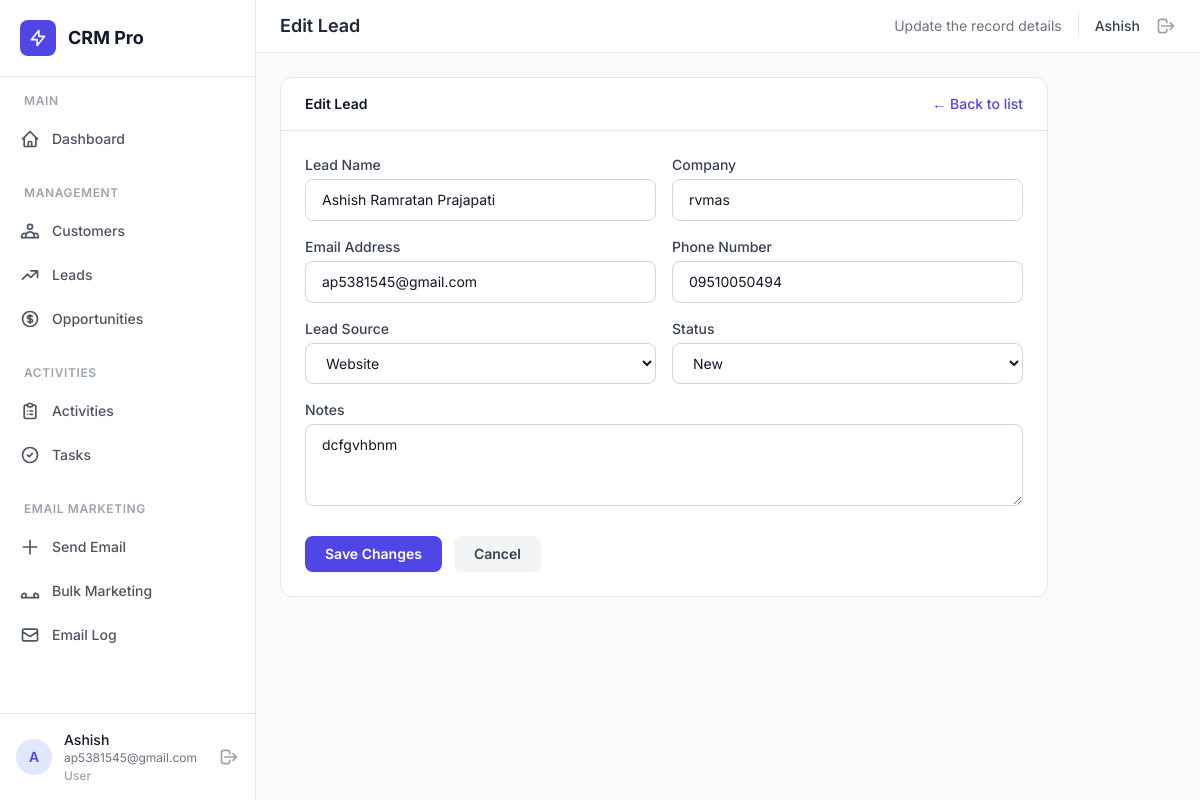
/crm/lead/1/edit/ (signed in), run on an earlier commit of the app's database.
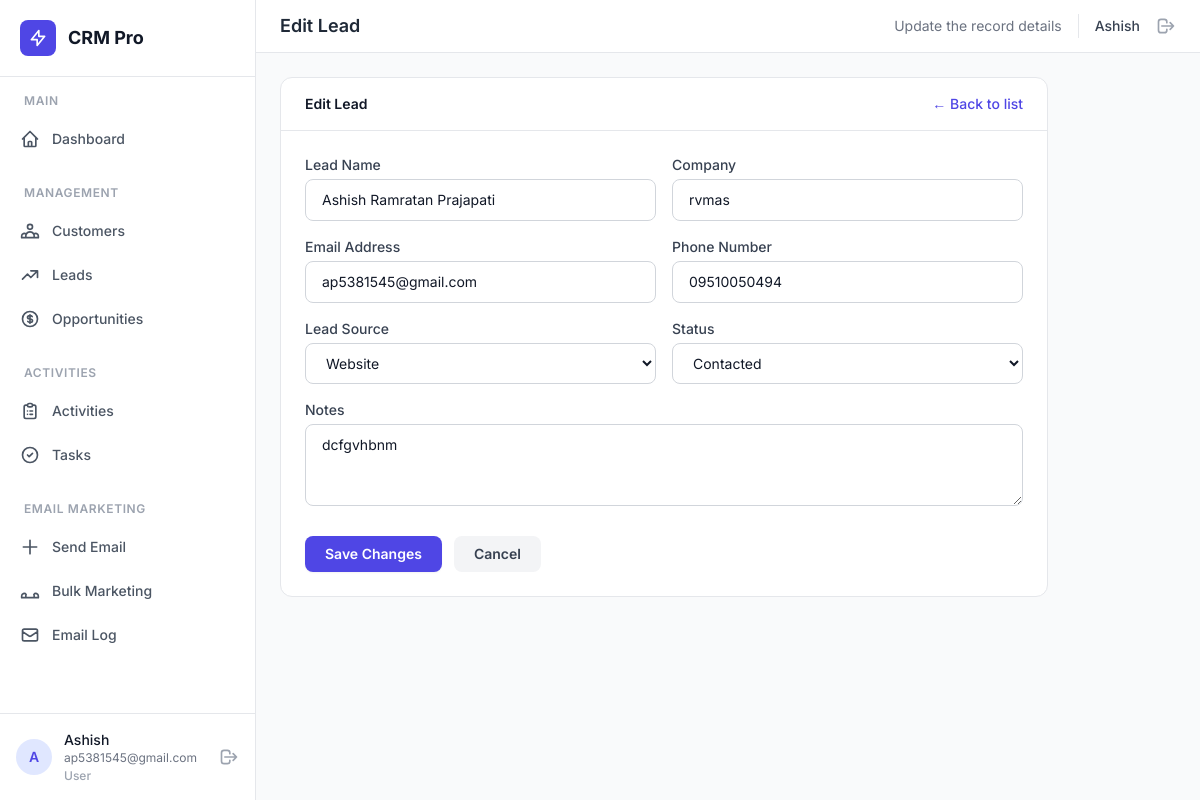
And on a later commit of the database.
### user/models.py (models this page shows, shortened)
class Lead(models.Model):
    Source_Choices = [
        ("Website", "Website"),
        ("Referral", "Referral"),
        ("Social Media", "Social Media"),
        ("Other", "Other"),
    ]
    Status_Choices = [
        ("New", "New"),
        ("Contacted", "Contacted"),
        ("Qualified", "Qualified"),
        ("Converted", "Converted"),
        ("Lost", "Lost"),
    ]
    id = models.AutoField(primary_key=True)
    name = models.CharField(max_length=100)
    company = models.CharField(max_length=100)
    email = models.EmailField(unique=True)
    phone = models.CharField(max_length=15, unique=True)
    source = models.CharField(
        max_length=20, choices=Source_Choices, default="Website"
    )
    status = models.CharField(
        max_length=20, choices=Status_Choices, default="New"
    )
    assign_to = models.ForeignKey(
        User, on_delete=models.SET_NULL, null=True, blank=True
    )
    notes = models.TextField(blank=True, null=True)
    created_at = models.DateTimeField(auto_now_add=True)
    updated_at = models.DateTimeField(auto_now=True)

### user/views.py (the view)
# urls.py: path("lead/<int:pk>/edit/", views.lead_update, name="lead_update"),
def lead_update(request, pk):
    current_user = _require_login(request)
    if not current_user:
        return redirect("login")
    lead = get_object_or_404(Lead, pk=pk)
    if not _can_access(current_user, lead):
        return _deny(request, "lead_list")
    if request.method == "POST":
        form = LeadForm(request.POST, instance=lead, user=current_user)
        if form.is_valid():
            form.save()
            messages.success(request, "Lead updated successfully!")
            return redirect("lead_list")
    else:
        form = LeadForm(instance=lead, user=current_user)
    context = {
        "form": form,
        "title": "Edit Lead",
        "entity": lead,
        "current_user": current_user,
        "cancel_url": "lead_list",
    }
    return render(request, "user/edit_form.html", context)

### user/forms.py (called while the page is built)
    def _apply_assignment(self, user):
        if "assign_to" not in self.fields:
            return
        if user is not None and not user.is_admin:
            self.fields.pop("assign_to")
        else:
            self.fields["assign_to"].queryset = _users_for_assignment()

### user/views.py (called while the page is built)
def _require_login(request):
    user_id = request.session.get("user_id")
    if not user_id:
        return None
    try:
        return User.objects.get(id=user_id)
    except User.DoesNotExist:
        return None

def _can_access(user, record):
    if user.is_admin:
        return True
    assignee = getattr(record, "assign_to", None)
    return assignee is not None and assignee.id == user.id

### user/templates/user/edit_form.html (shortened to what this page needs)
{% extends "base.html" %}
{% load static %}
{% block page_title %}{{ title }}{% endblock %}
{% block page_subtitle %}Update the record details{% endblock %}
{% block content %}
<div class="max-w-3xl">
    <div class="bg-white rounded-xl border border-gray-200 overflow-hidden">
        <div class="px-6 py-4 border-b border-gray-200 flex items-center justify-between">
            <h3 class="text-sm font-semibold text-gray-900">{{ title }}</h3>
            <a href="{% url cancel_url %}" class="text-sm text-indigo-600 hover:text-indigo-700 font-medium">← Back to list</a>
        </div>
        <form method="POST" class="p-6">
            <div class="grid grid-cols-1 md:grid-cols-2 gap-4">
                {% for field in form %}
                <div class="{% if field.field.widget.input_type == 'textarea' or field.field.widget.input_type == 'date' and not field.label|slice:':5' %} {% endif %} {% if forloop.counter > 6 %}md:col-span-2{% endif %}">
                    <label class="block text-sm font-medium text-gray-700 mb-1">{{ field.label }}</label>
                    {% if field.field.widget.input_type == 'checkbox' %}
                        <div class="flex items-center">
                            {{ field }}
                            <span class="ml-2 text-sm text-gray-600">{{ field.help_text }}</span>
                        </div>
                    {% else %}
                        {{ field }}
                    {% endif %}
                </div>
                {% endfor %}
            </div>
            <div class="mt-6 flex items-center gap-3">
                <button type="submit" class="bg-indigo-600 text-white px-5 py-2 rounded-lg text-sm font-semibold hover:bg-indigo-700 transition-colors shadow-sm">
                    Save Changes
                </button>
                <a href="{% url cancel_url %}" class="px-5 py-2 rounded-lg text-sm font-semibold bg-gray-100 text-gray-700 hover:bg-gray-200 transition-colors">
                    Cancel
                </a>
            </div>
        </form>
    </div>
</div>
{% endblock %}

What changed in the data, as far as the page shows it:
changed Lead "Ashish Ramratan Prajapati": status "New" → "Contacted"
